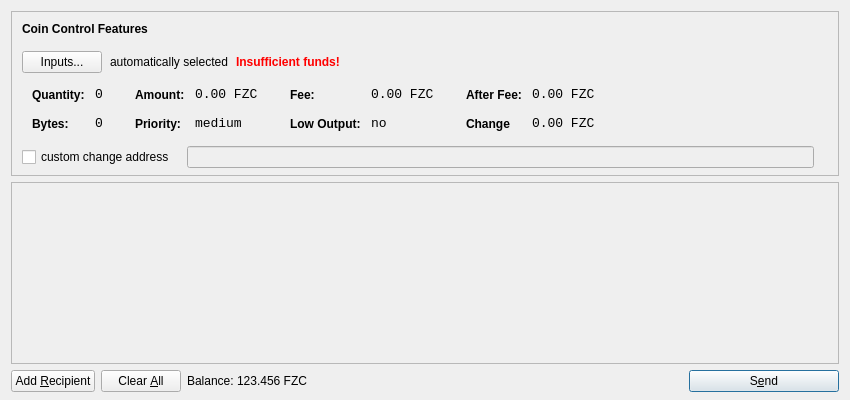
<?xml version="1.0" encoding="UTF-8"?>
<ui version="4.0">
 <class>SendCoinsDialog</class>
 <widget class="QDialog" name="SendCoinsDialog">
  <property name="geometry">
   <rect>
    <x>0</x>
    <y>0</y>
    <width>850</width>
    <height>400</height>
   </rect>
  </property>
  <property name="windowTitle">
   <string>Send Coins</string>
  </property>
  <layout class="QVBoxLayout" name="verticalLayout" stretch="0,1,0">
   <property name="bottomMargin">
    <number>8</number>
   </property>
   <item>
    <widget class="QFrame" name="frameCoinControl">
     <property name="sizePolicy">
      <sizepolicy hsizetype="Expanding" vsizetype="Expanding">
       <horstretch>0</horstretch>
       <verstretch>0</verstretch>
      </sizepolicy>
     </property>
     <property name="maximumSize">
      <size>
       <width>16777215</width>
       <height>16777215</height>
      </size>
     </property>
     <property name="frameShape">
      <enum>QFrame::StyledPanel</enum>
     </property>
     <property name="frameShadow">
      <enum>QFrame::Sunken</enum>
     </property>
     <layout class="QVBoxLayout" name="verticalLayoutCoinControl2">
      <property name="spacing">
       <number>-1</number>
      </property>
      <property name="leftMargin">
       <number>0</number>
      </property>
      <property name="topMargin">
       <number>0</number>
      </property>
      <property name="rightMargin">
       <number>0</number>
      </property>
      <property name="bottomMargin">
       <number>6</number>
      </property>
      <item>
       <layout class="QVBoxLayout" name="verticalLayoutCoinControl" stretch="0,0,0,0,1">
        <property name="spacing">
         <number>0</number>
        </property>
        <property name="leftMargin">
         <number>10</number>
        </property>
        <property name="topMargin">
         <number>10</number>
        </property>
        <item>
         <layout class="QHBoxLayout" name="horizontalLayoutCoinControl1">
          <property name="bottomMargin">
           <number>15</number>
          </property>
          <item>
           <widget class="QLabel" name="labelCoinControlFeatures">
            <property name="sizePolicy">
             <sizepolicy hsizetype="Preferred" vsizetype="Maximum">
              <horstretch>0</horstretch>
              <verstretch>0</verstretch>
             </sizepolicy>
            </property>
            <property name="font">
             <font>
              <weight>75</weight>
              <bold>true</bold>
             </font>
            </property>
            <property name="styleSheet">
             <string notr="true">font-weight:bold;</string>
            </property>
            <property name="text">
             <string>Coin Control Features</string>
            </property>
           </widget>
          </item>
         </layout>
        </item>
        <item>
         <layout class="QHBoxLayout" name="horizontalLayoutCoinControl2" stretch="0,0,0,0">
          <property name="spacing">
           <number>8</number>
          </property>
          <property name="bottomMargin">
           <number>10</number>
          </property>
          <item>
           <widget class="QPushButton" name="pushButtonCoinControl">
            <property name="styleSheet">
             <string notr="true"/>
            </property>
            <property name="text">
             <string>Inputs...</string>
            </property>
           </widget>
          </item>
          <item>
           <widget class="QLabel" name="labelCoinControlAutomaticallySelected">
            <property name="text">
             <string>automatically selected</string>
            </property>
            <property name="margin">
             <number>5</number>
            </property>
           </widget>
          </item>
          <item>
           <widget class="QLabel" name="labelCoinControlInsuffFunds">
            <property name="font">
             <font>
              <weight>75</weight>
              <bold>true</bold>
             </font>
            </property>
            <property name="styleSheet">
             <string notr="true">color:red;font-weight:bold;</string>
            </property>
            <property name="text">
             <string>Insufficient funds!</string>
            </property>
            <property name="margin">
             <number>5</number>
            </property>
           </widget>
          </item>
          <item>
           <spacer name="horizontalSpacerCoinControl">
            <property name="orientation">
             <enum>Qt::Horizontal</enum>
            </property>
            <property name="sizeHint" stdset="0">
             <size>
              <width>40</width>
              <height>1</height>
             </size>
            </property>
           </spacer>
          </item>
         </layout>
        </item>
        <item>
         <widget class="QWidget" name="widgetCoinControl" native="true">
          <property name="sizePolicy">
           <sizepolicy hsizetype="Preferred" vsizetype="Preferred">
            <horstretch>0</horstretch>
            <verstretch>0</verstretch>
           </sizepolicy>
          </property>
          <property name="minimumSize">
           <size>
            <width>0</width>
            <height>0</height>
           </size>
          </property>
          <property name="styleSheet">
           <string notr="true"/>
          </property>
          <layout class="QHBoxLayout" name="horizontalLayoutCoinControl5">
           <property name="margin">
            <number>0</number>
           </property>
           <item>
            <layout class="QHBoxLayout" name="horizontalLayoutCoinControl3" stretch="0,0,0,1">
             <property name="spacing">
              <number>20</number>
             </property>
             <property name="topMargin">
              <number>0</number>
             </property>
             <property name="bottomMargin">
              <number>10</number>
             </property>
             <item>
              <layout class="QFormLayout" name="formLayoutCoinControl1">
               <property name="horizontalSpacing">
                <number>10</number>
               </property>
               <property name="verticalSpacing">
                <number>14</number>
               </property>
               <property name="leftMargin">
                <number>10</number>
               </property>
               <property name="topMargin">
                <number>4</number>
               </property>
               <property name="rightMargin">
                <number>6</number>
               </property>
               <item row="0" column="0">
                <widget class="QLabel" name="labelCoinControlQuantityText">
                 <property name="styleSheet">
                  <string notr="true">font-weight:bold;</string>
                 </property>
                 <property name="text">
                  <string>Quantity:</string>
                 </property>
                 <property name="margin">
                  <number>0</number>
                 </property>
                </widget>
               </item>
               <item row="0" column="1">
                <widget class="QLabel" name="labelCoinControlQuantity">
                 <property name="font">
                  <font>
                   <family>Monospace</family>
                   <pointsize>10</pointsize>
                  </font>
                 </property>
                 <property name="cursor">
                  <cursorShape>IBeamCursor</cursorShape>
                 </property>
                 <property name="contextMenuPolicy">
                  <enum>Qt::ActionsContextMenu</enum>
                 </property>
                 <property name="text">
                  <string>0</string>
                 </property>
                 <property name="margin">
                  <number>0</number>
                 </property>
                 <property name="textInteractionFlags">
                  <set>Qt::LinksAccessibleByMouse|Qt::TextSelectableByKeyboard|Qt::TextSelectableByMouse</set>
                 </property>
                </widget>
               </item>
               <item row="1" column="0">
                <widget class="QLabel" name="labelCoinControlBytesText">
                 <property name="styleSheet">
                  <string notr="true">font-weight:bold;</string>
                 </property>
                 <property name="text">
                  <string>Bytes:</string>
                 </property>
                </widget>
               </item>
               <item row="1" column="1">
                <widget class="QLabel" name="labelCoinControlBytes">
                 <property name="font">
                  <font>
                   <family>Monospace</family>
                   <pointsize>10</pointsize>
                  </font>
                 </property>
                 <property name="cursor">
                  <cursorShape>IBeamCursor</cursorShape>
                 </property>
                 <property name="contextMenuPolicy">
                  <enum>Qt::ActionsContextMenu</enum>
                 </property>
                 <property name="text">
                  <string>0</string>
                 </property>
                 <property name="textInteractionFlags">
                  <set>Qt::LinksAccessibleByMouse|Qt::TextSelectableByKeyboard|Qt::TextSelectableByMouse</set>
                 </property>
                </widget>
               </item>
              </layout>
             </item>
             <item>
              <layout class="QFormLayout" name="formLayoutCoinControl2">
               <property name="horizontalSpacing">
                <number>10</number>
               </property>
               <property name="verticalSpacing">
                <number>14</number>
               </property>
               <property name="leftMargin">
                <number>6</number>
               </property>
               <property name="topMargin">
                <number>4</number>
               </property>
               <property name="rightMargin">
                <number>6</number>
               </property>
               <item row="0" column="0">
                <widget class="QLabel" name="labelCoinControlAmountText">
                 <property name="styleSheet">
                  <string notr="true">font-weight:bold;</string>
                 </property>
                 <property name="text">
                  <string>Amount:</string>
                 </property>
                 <property name="margin">
                  <number>0</number>
                 </property>
                </widget>
               </item>
               <item row="0" column="1">
                <widget class="QLabel" name="labelCoinControlAmount">
                 <property name="font">
                  <font>
                   <family>Monospace</family>
                   <pointsize>10</pointsize>
                  </font>
                 </property>
                 <property name="cursor">
                  <cursorShape>IBeamCursor</cursorShape>
                 </property>
                 <property name="contextMenuPolicy">
                  <enum>Qt::ActionsContextMenu</enum>
                 </property>
                 <property name="text">
                  <string notr="true">0.00 FZC</string>
                 </property>
                 <property name="textInteractionFlags">
                  <set>Qt::LinksAccessibleByMouse|Qt::TextSelectableByKeyboard|Qt::TextSelectableByMouse</set>
                 </property>
                </widget>
               </item>
               <item row="1" column="0">
                <widget class="QLabel" name="labelCoinControlPriorityText">
                 <property name="styleSheet">
                  <string notr="true">font-weight:bold;</string>
                 </property>
                 <property name="text">
                  <string>Priority:</string>
                 </property>
                </widget>
               </item>
               <item row="1" column="1">
                <widget class="QLabel" name="labelCoinControlPriority">
                 <property name="font">
                  <font>
                   <family>Monospace</family>
                   <pointsize>10</pointsize>
                  </font>
                 </property>
                 <property name="cursor">
                  <cursorShape>IBeamCursor</cursorShape>
                 </property>
                 <property name="contextMenuPolicy">
                  <enum>Qt::ActionsContextMenu</enum>
                 </property>
                 <property name="text">
                  <string>medium</string>
                 </property>
                 <property name="textInteractionFlags">
                  <set>Qt::LinksAccessibleByMouse|Qt::TextSelectableByKeyboard|Qt::TextSelectableByMouse</set>
                 </property>
                </widget>
               </item>
              </layout>
             </item>
             <item>
              <layout class="QFormLayout" name="formLayoutCoinControl3">
               <property name="horizontalSpacing">
                <number>10</number>
               </property>
               <property name="verticalSpacing">
                <number>14</number>
               </property>
               <property name="leftMargin">
                <number>6</number>
               </property>
               <property name="topMargin">
                <number>4</number>
               </property>
               <property name="rightMargin">
                <number>6</number>
               </property>
               <item row="0" column="0">
                <widget class="QLabel" name="labelCoinControlFeeText">
                 <property name="styleSheet">
                  <string notr="true">font-weight:bold;</string>
                 </property>
                 <property name="text">
                  <string>Fee:</string>
                 </property>
                 <property name="margin">
                  <number>0</number>
                 </property>
                </widget>
               </item>
               <item row="0" column="1">
                <widget class="QLabel" name="labelCoinControlFee">
                 <property name="font">
                  <font>
                   <family>Monospace</family>
                   <pointsize>10</pointsize>
                  </font>
                 </property>
                 <property name="cursor">
                  <cursorShape>IBeamCursor</cursorShape>
                 </property>
                 <property name="contextMenuPolicy">
                  <enum>Qt::ActionsContextMenu</enum>
                 </property>
                 <property name="text">
                  <string notr="true">0.00 FZC</string>
                 </property>
                 <property name="textInteractionFlags">
                  <set>Qt::LinksAccessibleByMouse|Qt::TextSelectableByKeyboard|Qt::TextSelectableByMouse</set>
                 </property>
                </widget>
               </item>
               <item row="1" column="0">
                <widget class="QLabel" name="labelCoinControlLowOutputText">
                 <property name="styleSheet">
                  <string notr="true">font-weight:bold;</string>
                 </property>
                 <property name="text">
                  <string>Low Output:</string>
                 </property>
                </widget>
               </item>
               <item row="1" column="1">
                <widget class="QLabel" name="labelCoinControlLowOutput">
                 <property name="font">
                  <font>
                   <family>Monospace</family>
                   <pointsize>10</pointsize>
                  </font>
                 </property>
                 <property name="cursor">
                  <cursorShape>IBeamCursor</cursorShape>
                 </property>
                 <property name="contextMenuPolicy">
                  <enum>Qt::ActionsContextMenu</enum>
                 </property>
                 <property name="text">
                  <string>no</string>
                 </property>
                 <property name="textInteractionFlags">
                  <set>Qt::LinksAccessibleByMouse|Qt::TextSelectableByKeyboard|Qt::TextSelectableByMouse</set>
                 </property>
                </widget>
               </item>
              </layout>
             </item>
             <item>
              <layout class="QFormLayout" name="formLayoutCoinControl4">
               <property name="horizontalSpacing">
                <number>10</number>
               </property>
               <property name="verticalSpacing">
                <number>14</number>
               </property>
               <property name="leftMargin">
                <number>6</number>
               </property>
               <property name="topMargin">
                <number>4</number>
               </property>
               <property name="rightMargin">
                <number>6</number>
               </property>
               <item row="0" column="0">
                <widget class="QLabel" name="labelCoinControlAfterFeeText">
                 <property name="styleSheet">
                  <string notr="true">font-weight:bold;</string>
                 </property>
                 <property name="text">
                  <string>After Fee:</string>
                 </property>
                 <property name="margin">
                  <number>0</number>
                 </property>
                </widget>
               </item>
               <item row="0" column="1">
                <widget class="QLabel" name="labelCoinControlAfterFee">
                 <property name="font">
                  <font>
                   <family>Monospace</family>
                   <pointsize>10</pointsize>
                  </font>
                 </property>
                 <property name="cursor">
                  <cursorShape>IBeamCursor</cursorShape>
                 </property>
                 <property name="contextMenuPolicy">
                  <enum>Qt::ActionsContextMenu</enum>
                 </property>
                 <property name="text">
                  <string notr="true">0.00 FZC</string>
                 </property>
                 <property name="textInteractionFlags">
                  <set>Qt::LinksAccessibleByMouse|Qt::TextSelectableByKeyboard|Qt::TextSelectableByMouse</set>
                 </property>
                </widget>
               </item>
               <item row="1" column="0">
                <widget class="QLabel" name="labelCoinControlChangeText">
                 <property name="styleSheet">
                  <string notr="true">font-weight:bold;</string>
                 </property>
                 <property name="text">
                  <string>Change</string>
                 </property>
                </widget>
               </item>
               <item row="1" column="1">
                <widget class="QLabel" name="labelCoinControlChange">
                 <property name="font">
                  <font>
                   <family>Monospace</family>
                   <pointsize>10</pointsize>
                  </font>
                 </property>
                 <property name="cursor">
                  <cursorShape>IBeamCursor</cursorShape>
                 </property>
                 <property name="contextMenuPolicy">
                  <enum>Qt::ActionsContextMenu</enum>
                 </property>
                 <property name="text">
                  <string notr="true">0.00 FZC</string>
                 </property>
                 <property name="textInteractionFlags">
                  <set>Qt::LinksAccessibleByMouse|Qt::TextSelectableByKeyboard|Qt::TextSelectableByMouse</set>
                 </property>
                </widget>
               </item>
              </layout>
             </item>
            </layout>
           </item>
          </layout>
         </widget>
        </item>
        <item>
         <layout class="QHBoxLayout" name="horizontalLayoutCoinControl4" stretch="0,0,0">
          <property name="spacing">
           <number>12</number>
          </property>
          <property name="sizeConstraint">
           <enum>QLayout::SetDefaultConstraint</enum>
          </property>
          <property name="topMargin">
           <number>5</number>
          </property>
          <property name="rightMargin">
           <number>5</number>
          </property>
          <item>
           <widget class="QCheckBox" name="checkBoxCoinControlChange">
            <property name="text">
             <string>custom change address</string>
            </property>
           </widget>
          </item>
          <item>
           <widget class="QLineEdit" name="lineEditCoinControlChange">
            <property name="enabled">
             <bool>false</bool>
            </property>
            <property name="sizePolicy">
             <sizepolicy hsizetype="Expanding" vsizetype="Fixed">
              <horstretch>0</horstretch>
              <verstretch>0</verstretch>
             </sizepolicy>
            </property>
           </widget>
          </item>
          <item>
           <widget class="QLabel" name="labelCoinControlChangeLabel">
            <property name="sizePolicy">
             <sizepolicy hsizetype="Preferred" vsizetype="Expanding">
              <horstretch>0</horstretch>
              <verstretch>0</verstretch>
             </sizepolicy>
            </property>
            <property name="minimumSize">
             <size>
              <width>0</width>
              <height>0</height>
             </size>
            </property>
            <property name="text">
             <string/>
            </property>
            <property name="margin">
             <number>3</number>
            </property>
           </widget>
          </item>
         </layout>
        </item>
        <item>
         <spacer name="verticalSpacerCoinControl">
          <property name="orientation">
           <enum>Qt::Vertical</enum>
          </property>
          <property name="sizeHint" stdset="0">
           <size>
            <width>800</width>
            <height>1</height>
           </size>
          </property>
         </spacer>
        </item>
       </layout>
      </item>
     </layout>
    </widget>
   </item>
   <item>
    <widget class="QScrollArea" name="scrollArea">
     <property name="widgetResizable">
      <bool>true</bool>
     </property>
     <widget class="QWidget" name="scrollAreaWidgetContents">
      <property name="geometry">
       <rect>
        <x>0</x>
        <y>0</y>
        <width>830</width>
        <height>165</height>
       </rect>
      </property>
      <layout class="QVBoxLayout" name="verticalLayout_2">
       <property name="margin">
        <number>0</number>
       </property>
       <item>
        <layout class="QVBoxLayout" name="entries">
         <property name="spacing">
          <number>6</number>
         </property>
        </layout>
       </item>
       <item>
        <spacer name="verticalSpacer">
         <property name="orientation">
          <enum>Qt::Vertical</enum>
         </property>
         <property name="sizeHint" stdset="0">
          <size>
           <width>20</width>
           <height>40</height>
          </size>
         </property>
        </spacer>
       </item>
      </layout>
     </widget>
    </widget>
   </item>
   <item>
    <layout class="QHBoxLayout" name="horizontalLayout">
     <item>
      <widget class="QPushButton" name="addButton">
       <property name="toolTip">
        <string>Send to multiple recipients at once</string>
       </property>
       <property name="text">
        <string>Add &amp;Recipient</string>
       </property>
       <property name="autoDefault">
        <bool>false</bool>
       </property>
      </widget>
     </item>
     <item>
      <widget class="QPushButton" name="clearButton">
       <property name="sizePolicy">
        <sizepolicy hsizetype="Minimum" vsizetype="Fixed">
         <horstretch>0</horstretch>
         <verstretch>0</verstretch>
        </sizepolicy>
       </property>
       <property name="toolTip">
        <string>Remove all transaction fields</string>
       </property>
       <property name="text">
        <string>Clear &amp;All</string>
       </property>
       <property name="autoRepeatDelay">
        <number>300</number>
       </property>
       <property name="autoDefault">
        <bool>false</bool>
       </property>
      </widget>
     </item>
     <item>
      <layout class="QHBoxLayout" name="horizontalLayout_2">
       <property name="spacing">
        <number>3</number>
       </property>
       <item>
        <widget class="QLabel" name="label">
         <property name="sizePolicy">
          <sizepolicy hsizetype="Preferred" vsizetype="Fixed">
           <horstretch>0</horstretch>
           <verstretch>0</verstretch>
          </sizepolicy>
         </property>
         <property name="text">
          <string>Balance:</string>
         </property>
        </widget>
       </item>
       <item>
        <widget class="QLabel" name="labelBalance">
         <property name="sizePolicy">
          <sizepolicy hsizetype="Preferred" vsizetype="Fixed">
           <horstretch>0</horstretch>
           <verstretch>0</verstretch>
          </sizepolicy>
         </property>
         <property name="cursor">
          <cursorShape>IBeamCursor</cursorShape>
         </property>
         <property name="text">
          <string notr="true">123.456 FZC</string>
         </property>
         <property name="textInteractionFlags">
          <set>Qt::LinksAccessibleByMouse|Qt::TextSelectableByKeyboard|Qt::TextSelectableByMouse</set>
         </property>
        </widget>
       </item>
      </layout>
     </item>
     <item>
      <spacer name="horizontalSpacer">
       <property name="orientation">
        <enum>Qt::Horizontal</enum>
       </property>
       <property name="sizeHint" stdset="0">
        <size>
         <width>40</width>
         <height>20</height>
        </size>
       </property>
      </spacer>
     </item>
     <item>
      <widget class="QPushButton" name="sendButton">
       <property name="minimumSize">
        <size>
         <width>150</width>
         <height>0</height>
        </size>
       </property>
       <property name="toolTip">
        <string>Confirm the send action</string>
       </property>
       <property name="text">
        <string>S&amp;end</string>
       </property>
       <property name="icon">
        <iconset resource="../bitcoin.qrc">
         <normaloff>:/icons/send</normaloff>:/icons/send</iconset>
       </property>
       <property name="default">
        <bool>true</bool>
       </property>
      </widget>
     </item>
    </layout>
   </item>
  </layout>
 </widget>
 <resources>
  <include location="../bitcoin.qrc"/>
 </resources>
 <connections/>
</ui>
